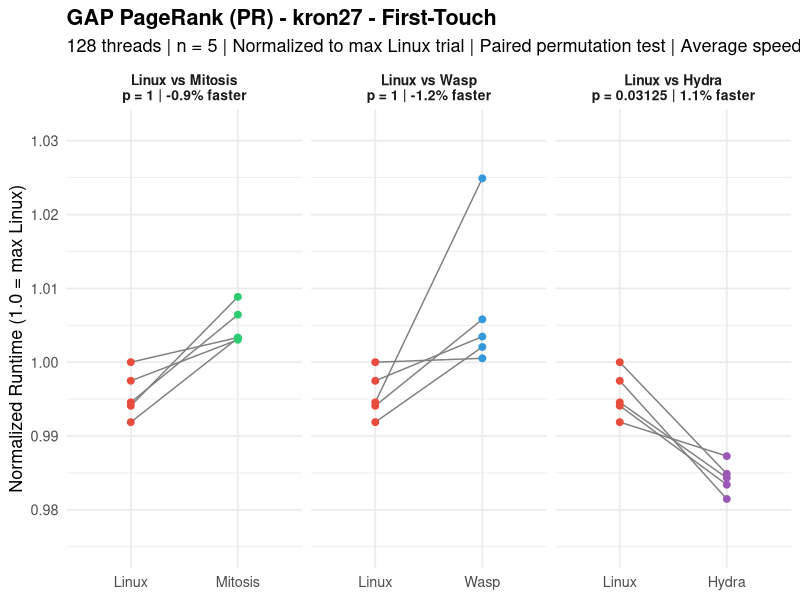
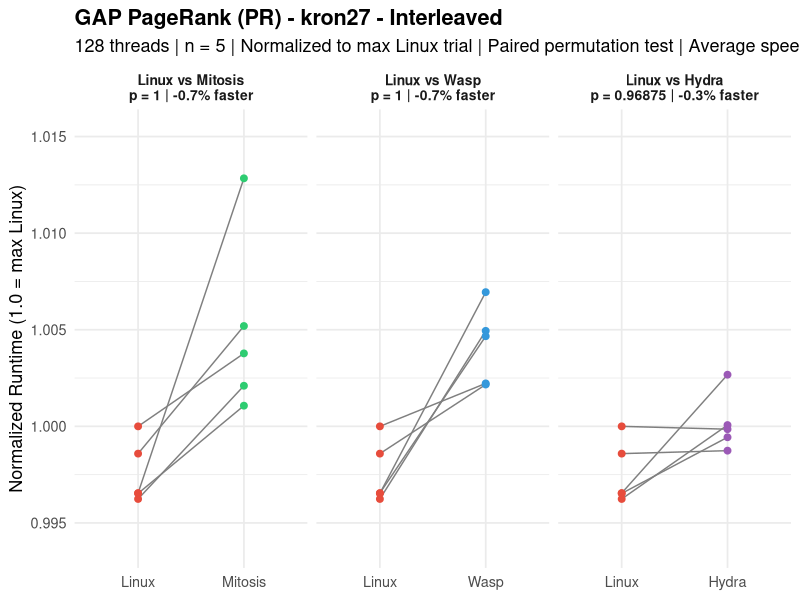
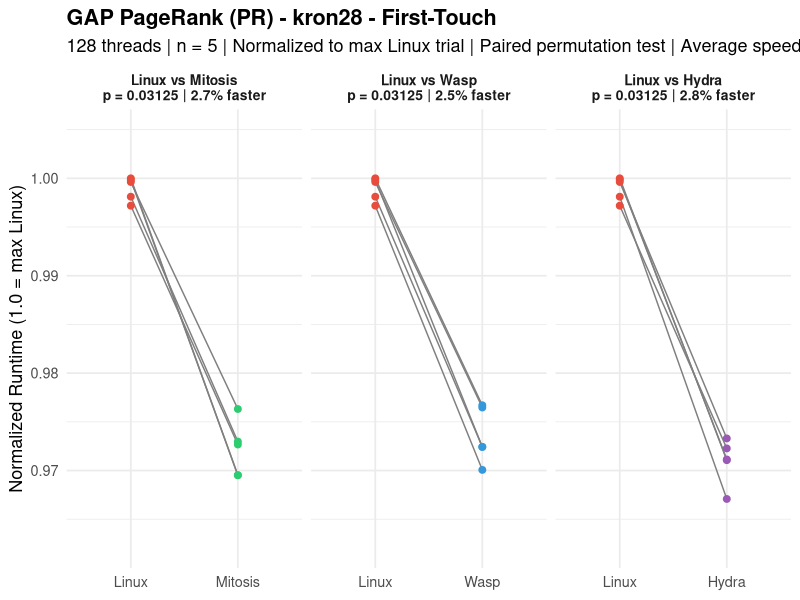
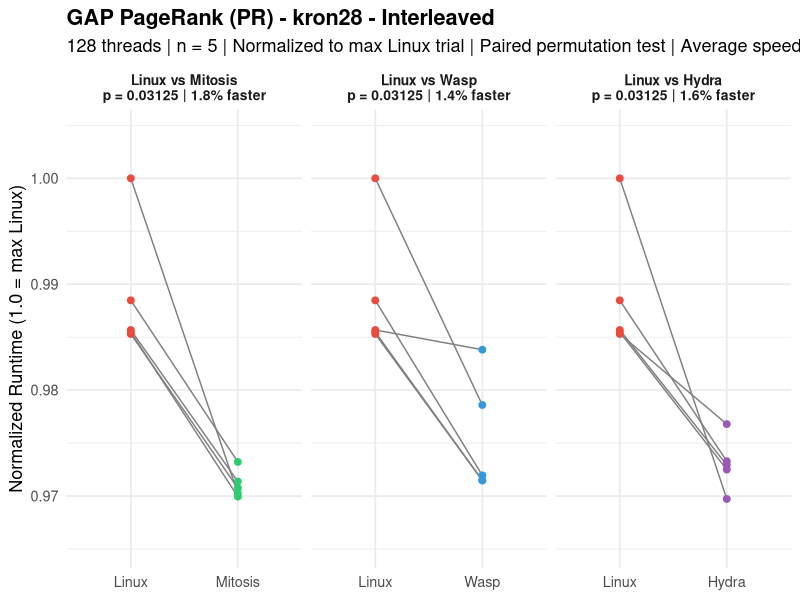
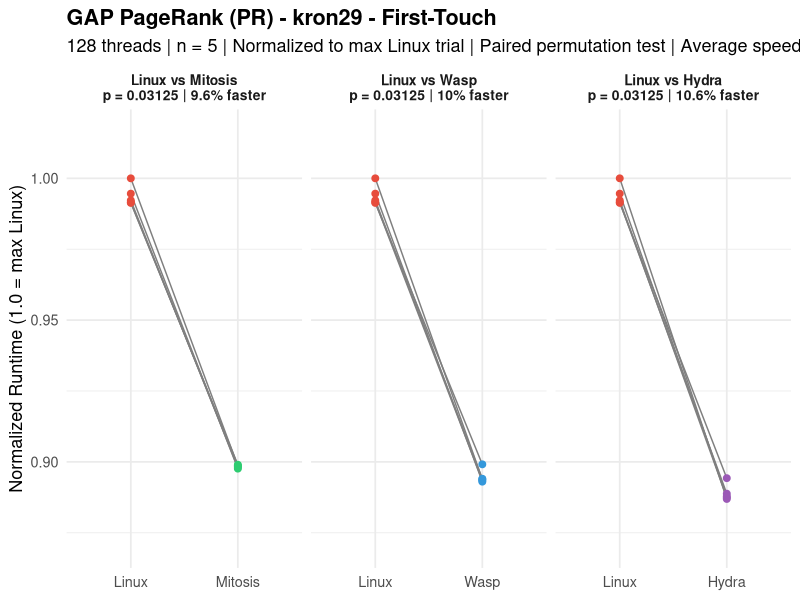
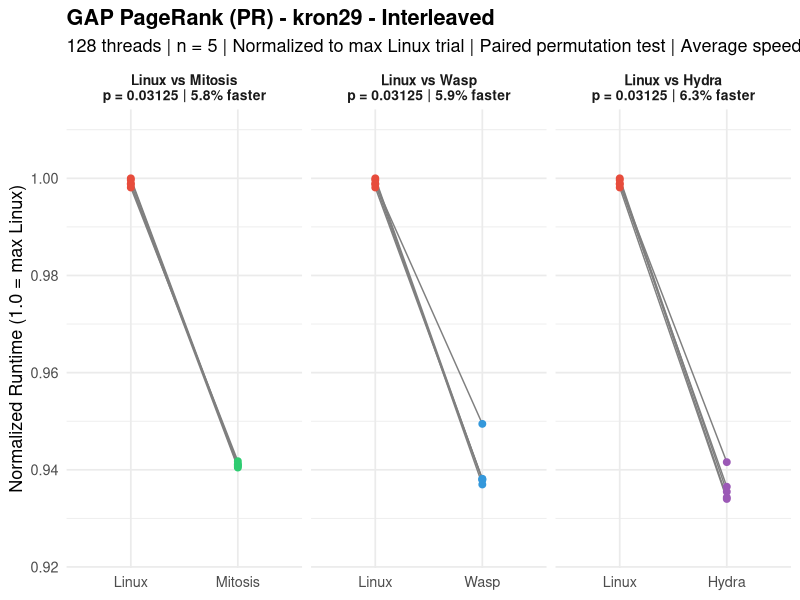
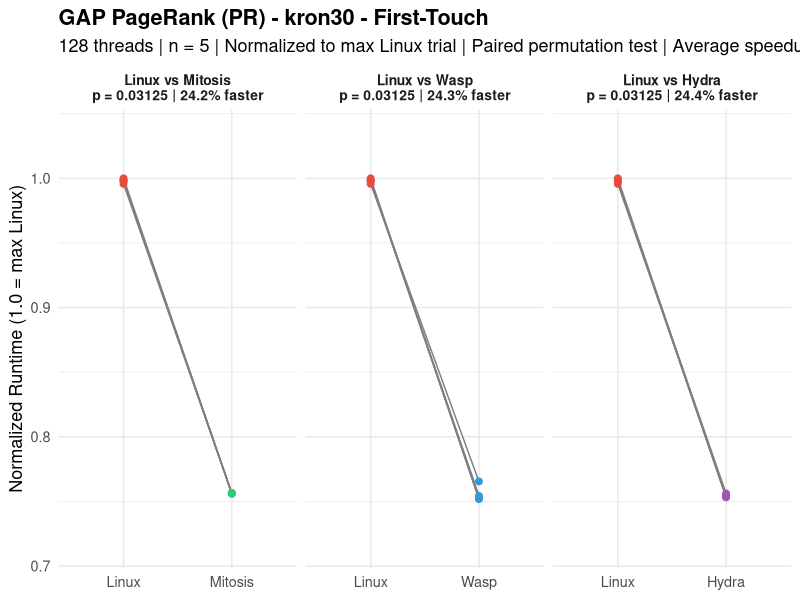
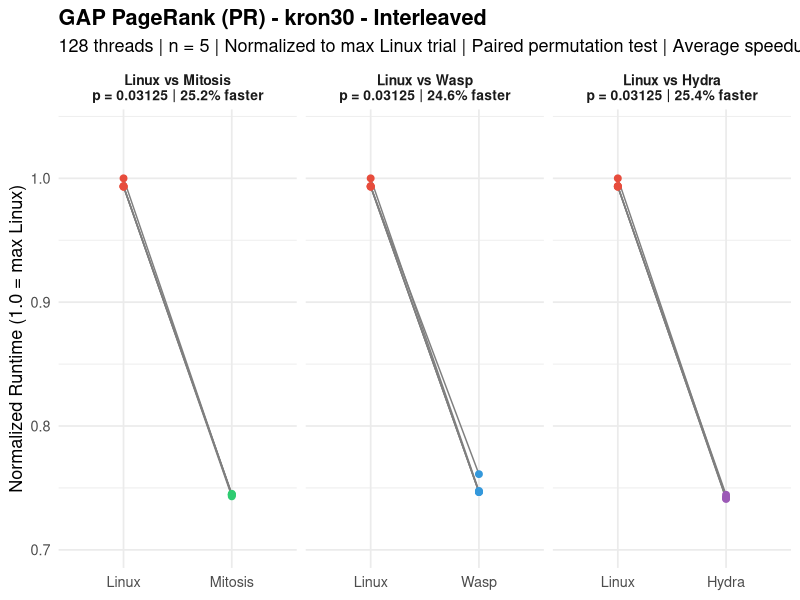

Here is the R script that generated these plots, in order:
###############################################################################
###                              pr.R                                       ###
###############################################################################

library(ggplot2)

# =============================================================================
# RAW DATA: Trial Times (seconds) – PageRank Benchmark, 128 threads, n=5
# =============================================================================

data <- list(
  # --- LINUX (First-Touch) ---
  linux_ft_kron27  = c(5.81940, 5.80369, 5.85122, 5.83647, 5.81667),
  linux_ft_kron28  = c(10.02791, 10.05239, 10.03720, 10.05618, 10.05463),
  linux_ft_kron29  = c(22.49483, 22.69184, 22.56925, 22.51509, 22.50064),
  linux_ft_kron30  = c(56.41439, 56.54028, 56.56200, 56.65709, 56.54722),
  linux_ft_uni27   = c(5.94102, 6.00006, 5.94203, 5.97740, 5.93471),
  linux_ft_uni28   = c(8.94579, 8.95631, 8.95536, 8.94460, 8.94416),
  linux_ft_uni29   = c(18.78821, 18.80024, 18.77792, 18.79414, 18.77132),
  linux_ft_uni30   = c(50.20408, 50.14499, 50.13726, 50.14120, 50.13426),
  linux_ft_twitter = c(9.74113, 9.68228, 9.72513, 9.70831, 9.76318),
  linux_ft_web     = c(2.50682, 2.47198, 2.43666, 2.51944, 2.54909),
  linux_ft_road    = c(0.22212, 0.21732, 0.22207, 0.21586, 0.23084),
  
  # --- LINUX (Interleaved) ---
  linux_il_kron27  = c(4.61049, 4.60908, 4.61041, 4.62647, 4.61994),
  linux_il_kron28  = c(9.26118, 9.12502, 9.12672, 9.15445, 9.12854),
  linux_il_kron29  = c(21.05044, 21.03381, 21.04851, 21.06628, 21.07370),
  linux_il_kron30  = c(56.06263, 56.06463, 56.43218, 56.07901, 56.04406),
  linux_il_uni27   = c(4.78200, 4.77849, 4.77924, 4.78355, 4.77928),
  linux_il_uni28   = c(8.40958, 8.40788, 8.40951, 8.41205, 8.41256),
  linux_il_uni29   = c(18.87302, 18.84751, 18.87742, 18.88076, 18.82595),
  linux_il_uni30   = c(48.02948, 47.97263, 47.95190, 47.92377, 48.00480),
  linux_il_twitter = c(6.97496, 6.96769, 6.99059, 6.98964, 6.98328),
  linux_il_web     = c(1.78840, 1.77738, 1.76997, 1.76784, 1.77008),
  linux_il_road    = c(0.17869, 0.16390, 0.16077, 0.15351, 0.15819),
  
  # --- MITOSIS (Repl+FT) ---
  mitosis_ft_kron27  = c(5.88884, 5.87035, 5.87077, 5.86901, 5.90300),
  mitosis_ft_kron28  = c(9.78134, 9.81800, 9.78443, 9.74966, 9.74965),
  mitosis_ft_kron29  = c(20.39994, 20.39051, 20.36856, 20.37781, 20.38875),
  mitosis_ft_kron30  = c(42.83477, 42.85464, 42.83340, 42.84029, 42.86263),
  mitosis_ft_uni27   = c(6.08937, 6.12922, 6.12192, 6.10186, 6.11029),
  mitosis_ft_uni28   = c(8.74914, 8.75847, 8.75498, 8.75770, 8.74740),
  mitosis_ft_uni29   = c(17.98045, 17.98915, 17.98947, 18.00180, 17.99220),
  mitosis_ft_uni30   = c(36.89089, 36.88765, 36.88806, 36.88647, 36.88443),
  mitosis_ft_twitter = c(9.73624, 9.68201, 9.67055, 9.71635, 9.73604),
  mitosis_ft_web     = c(2.45810, 2.48249, 2.36674, 2.48940, 2.53574),
  mitosis_ft_road    = c(0.24383, 0.22379, 0.22248, 0.22292, 0.22154),
  
  # --- MITOSIS (Repl+Interleaved) ---
  mitosis_il_kron27  = c(4.68587, 4.63619, 4.63142, 4.64394, 4.65050),
  mitosis_il_kron28  = c(8.98572, 8.99027, 8.98283, 9.01316, 8.99605),
  mitosis_il_kron29  = c(19.83383, 19.84658, 19.81893, 19.82533, 19.83105),
  mitosis_il_kron30  = c(41.94053, 42.02887, 41.99813, 42.05659, 42.01537),
  mitosis_il_uni27   = c(4.82944, 4.83425, 4.83098, 4.83024, 4.84139),
  mitosis_il_uni28   = c(8.23923, 8.23490, 8.23538, 8.24141, 8.23531),
  mitosis_il_uni29   = c(17.58155, 17.58906, 17.58849, 17.58724, 17.58639),
  mitosis_il_uni30   = c(36.58095, 36.56740, 36.57683, 36.57209, 36.58108),
  mitosis_il_twitter = c(6.99806, 7.00550, 6.99529, 6.99307, 7.01459),
  mitosis_il_web     = c(1.76406, 1.74975, 1.76108, 1.74662, 1.75538),
  mitosis_il_road    = c(0.16232, 0.16682, 0.17789, 0.15877, 0.16005),
  
  # --- WASP (First-Touch) ---
  wasp_ft_kron27  = c(5.99698, 5.86328, 5.85430, 5.87151, 5.88518),
  wasp_ft_kron28  = c(9.75513, 9.81955, 9.77893, 9.82185, 9.77883),
  wasp_ft_kron29  = c(20.40303, 20.28352, 20.26422, 20.28780, 20.27356),
  wasp_ft_kron30  = c(43.36698, 42.69459, 42.73170, 42.59989, 42.59830),
  wasp_ft_uni27   = c(6.01295, 6.01908, 6.01458, 5.98716, 5.99503),
  wasp_ft_uni28   = c(8.88172, 8.75208, 8.75022, 8.74736, 8.75566),
  wasp_ft_uni29   = c(18.03726, 17.89813, 17.88199, 17.90144, 17.89019),
  wasp_ft_uni30   = c(37.54246, 36.91591, 36.77312, 36.87888, 36.78278),
  wasp_ft_twitter = c(9.61260, 9.69863, 9.64813, 9.57625, 9.62993),
  wasp_ft_web     = c(2.51516, 2.43064, 2.64366, 2.57100, 2.49326),
  wasp_ft_road    = c(0.21329, 0.21727, 0.23427, 0.22420, 0.22115),
  
  # --- WASP (Interleaved) ---
  wasp_il_kron27  = c(4.64805, 4.64934, 4.65861, 4.63676, 4.63649),
  wasp_il_kron28  = c(9.06294, 8.99706, 8.99700, 9.00138, 9.11130),
  wasp_il_kron29  = c(20.00846, 19.76834, 19.77036, 19.74547, 19.76483),
  wasp_il_kron30  = c(42.95297, 42.14454, 42.18938, 42.13620, 42.13537),
  wasp_il_uni27   = c(4.87782, 4.83166, 4.82453, 4.82636, 4.82150),
  wasp_il_uni28   = c(8.32578, 8.23423, 8.24230, 8.23539, 8.23662),
  wasp_il_uni29   = c(17.77808, 17.54155, 17.55528, 17.53518, 17.54944),
  wasp_il_uni30   = c(37.58754, 36.65457, 36.64124, 36.64961, 36.68150),
  wasp_il_twitter = c(7.04457, 6.99673, 6.98895, 7.00302, 6.98061),
  wasp_il_web     = c(1.76863, 1.77763, 1.74911, 1.74578, 1.76233),
  wasp_il_road    = c(0.17911, 0.15462, 0.15949, 0.15993, 0.15579),
  
  # --- HYDRA (Repl+FT) ---
  hydra_ft_kron27  = c(5.75950, 5.77678, 5.76272, 5.74279, 5.75410),
  hydra_ft_kron28  = c(9.77730, 9.78762, 9.72512, 9.76516, 9.76591),
  hydra_ft_kron29  = c(20.29240, 20.12589, 20.14706, 20.13703, 20.16842),
  hydra_ft_kron30  = c(42.76642, 42.84020, 42.70403, 42.68348, 42.67279),
  hydra_ft_uni27   = c(6.37702, 6.40262, 6.41280, 6.41219, 6.40434),
  hydra_ft_uni28   = c(8.75203, 8.81333, 8.81695, 8.81906, 8.80903),
  hydra_ft_uni29   = c(17.93811, 17.81393, 17.81011, 17.79953, 17.79537),
  hydra_ft_uni30   = c(36.87449, 36.88908, 36.88064, 36.88476, 36.88299),
  hydra_ft_twitter = c(9.74386, 9.66591, 9.67042, 9.69633, 9.70334),
  hydra_ft_web     = c(2.50462, 2.56178, 2.42522, 2.57260, 2.54041),
  hydra_ft_road    = c(0.21761, 0.23898, 0.21598, 0.20632, 0.21644),
  
  # --- HYDRA (Repl+Interleaved) ---
  hydra_il_kron27  = c(4.63884, 4.62678, 4.62386, 4.62579, 4.62065),
  hydra_il_kron28  = c(8.98077, 9.04624, 9.00646, 9.01379, 9.01050),
  hydra_il_kron29  = c(19.84247, 19.68267, 19.73583, 19.68947, 19.71409),
  hydra_il_kron30  = c(42.01088, 41.82124, 41.88539, 41.85321, 41.89108),
  hydra_il_uni27   = c(4.83038, 4.81693, 4.81546, 4.81657, 4.81765),
  hydra_il_uni28   = c(8.22616, 8.24956, 8.24573, 8.24414, 8.24413),
  hydra_il_uni29   = c(17.59354, 17.52511, 17.52912, 17.52803, 17.52011),
  hydra_il_uni30   = c(36.58287, 36.52494, 36.52239, 36.53230, 36.54095),
  hydra_il_twitter = c(7.00259, 6.98156, 6.99565, 6.99925, 6.98124),
  hydra_il_web     = c(1.76102, 1.75394, 1.73181, 1.73950, 1.76810),
  hydra_il_road    = c(0.16161, 0.15973, 0.16510, 0.16528, 0.15883)
)

# =============================================================================
# PAIRED PERMUTATION TEST (exact, one-sided: Linux slower → diff > 0)
# =============================================================================

perm_test <- function(baseline, treatment) {
  d <- baseline - treatment
  obs <- mean(d)
  n <- length(d)
  perm_stats <- numeric(2^n)
  for (i in 0:(2^n - 1)) {
    signs <- 2 * as.integer(intToBits(i)[1:n]) - 1
    perm_stats[i + 1] <- mean(signs * abs(d))
  }
  p <- mean(perm_stats >= obs)
  return(list(obs = obs, p = p))
}

# =============================================================================
# RUN ALL TESTS
# =============================================================================

graphs <- c("kron27", "kron28", "kron29", "kron30",
            "uni27", "uni28", "uni29", "uni30",
            "twitter", "web", "road")
policies <- c("ft", "il")
policy_labels <- c(ft = "First-Touch", il = "Interleaved")
systems <- c("mitosis", "wasp", "hydra")

results <- data.frame()

pdf("pr.pdf", width = 10, height = 5)

for (graph in graphs) {
  for (pol in policies) {
    linux_key <- paste0("linux_", pol, "_", graph)
    for (sys in systems) {
      sys_key <- paste0(sys, "_", pol, "_", graph)
      res <- perm_test(data[[linux_key]], data[[sys_key]])
      results <- rbind(results, data.frame(
        Graph = graph,
        Policy = policy_labels[pol],
        Comparison = paste("Linux vs", tools::toTitleCase(sys)),
        MeanDiff = round(res$obs, 5),
        p_value = res$p,
        stringsAsFactors = FALSE
      ))
    }
  }
}

# Print results table
cat("\n====== PAIRED PERMUTATION TEST RESULTS (exact, one-sided) ======\n\n")
print(results, row.names = FALSE)

# Count significant results
cat("\n\nSignificant (p < 0.05):", sum(results$p_value < 0.05), "of", nrow(results), "\n")
cat("Non-significant (p >= 0.05):", sum(results$p_value >= 0.05), "of", nrow(results), "\n")

# =============================================================================
# PLOTS: One per graph per policy, with 3 facets (Mitosis, WASP, Hydra)
# =============================================================================

for (graph in graphs) {
  for (pol in policies) {
    linux_key <- paste0("linux_", pol, "_", graph)
    max_linux <- max(data[[linux_key]])
    df_list <- list()
    
    for (sys in systems) {
      sys_key <- paste0(sys, "_", pol, "_", graph)
      res <- perm_test(data[[linux_key]], data[[sys_key]])
      sys_label <- tools::toTitleCase(sys)
      pct <- round(res$obs / mean(data[[linux_key]]) * 100, 1)
      label <- paste0("Linux vs ", sys_label,
                      "\np = ", res$p,
                      " | ", pct, "% faster")
      df_list[[sys]] <- data.frame(
        Trial = rep(1:5, 2),
        Zeit = c(data[[linux_key]] / max_linux, data[[sys_key]] / max_linux),
        Bedingung = factor(rep(c("Linux", sys_label), each = 5),
                           levels = c("Linux", sys_label)),
        Vergleich = label
      )
    }
    
    df <- do.call(rbind, df_list)
    df$Vergleich <- factor(df$Vergleich, levels = unique(df$Vergleich))
    
    # Compute y-axis limits with padding for better spread
    y_min <- min(df$Zeit)
    y_max <- max(df$Zeit)
    y_pad <- (y_max - y_min) * 0.15
    
    p <- ggplot(df, aes(x = Bedingung, y = Zeit)) +
      geom_line(aes(group = Trial), color = "gray50", linewidth = 0.5) +
      geom_point(aes(color = Bedingung), size = 2) +
      scale_color_manual(values = c("Linux" = "#E74C3C",
                                    "Mitosis" = "#2ECC71",
                                    "Wasp" = "#3498DB",
                                    "Hydra" = "#9B59B6")) +
      coord_cartesian(ylim = c(y_min - y_pad, y_max + y_pad)) +
      facet_wrap(~ Vergleich, scales = "free_x") +
      labs(
        title = paste0("GAP PageRank (PR) - ",
                       graph, " - ", policy_labels[pol]),
        subtitle = "128 threads | n = 5 | Normalized to max Linux trial | Paired permutation test | Average speedup",
        x = NULL,
        y = "Normalized Runtime (1.0 = max Linux)"
      ) +
      theme_minimal(base_size = 13) +
      theme(legend.position = "none",
            plot.title = element_text(face = "bold"),
            strip.text = element_text(face = "bold", size = 10))
    
    print(p)
  }
}

dev.off()
cat("Saved all plots to pr.pdf\n")
